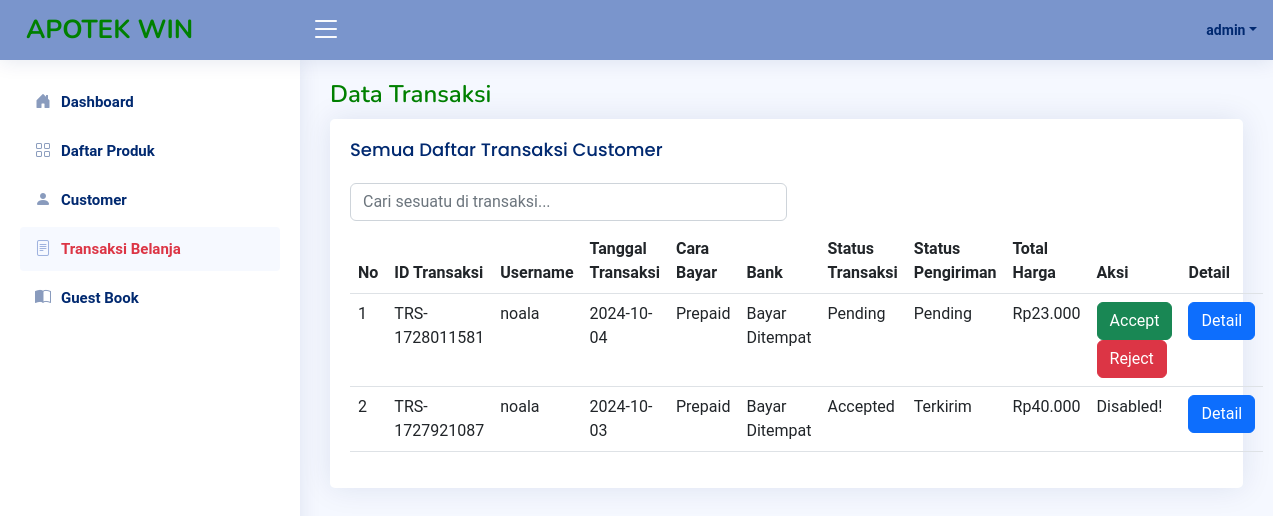
The app's page /Admin/viewTransaksi.php (signed in) with its own data.
### tables this page shows
CREATE TABLE `transaksi` (
  `idTransaksi` varchar(255) NOT NULL,
  `username` varchar(255) NOT NULL,
  `tanggalTransaksi` date NOT NULL,
  `caraBayar` enum('Prepaid','Postpaid') NOT NULL,
  `bank` varchar(255) NOT NULL,
  `statusTransaksi` enum('Pending','Accepted','Rejected','Cancelled') NOT NULL,
  `totalHarga` int(11) NOT NULL,
  `statusPengiriman` enum('Pending','Dalam Perjalanan','Terkirim','Dibatalkan') NOT NULL,
  `feedBack` varchar(255) DEFAULT NULL
);

### connect.php (called while the page is built, shortened)
<?php
$connect = mysqli_connect("localhost", "root", "", "onlineshop");
function query($query){
    global $connect;
    $result = mysqli_query($connect, $query);
    $rows = [];
    while ($row = mysqli_fetch_assoc($result)){
        $rows[] = $row;
    }
    return $rows;
}
?>

### Admin/viewTransaksi.php (the view, shortened to what this page needs)
<?php
require 'template/headerAdmin.php';
require 'template/sidebarAdmin.php';
$allTransaksi = query("SELECT * FROM transaksi ORDER BY idTransaksi DESC");
?>
<main id="main" class="main">
    <div class="pagetitle">
      <h1 class="text"style = "color:#008000">Data Transaksi</h1>
    </div>
<section class="section">
    <div class="row">
        <div class="">
          <div class="card">
            <div class="card-body">
              <h5 class="card-title">Semua Daftar Transaksi Customer</h5>
                <div class="col-md-6 mt-2 mb-2">
                  <input type="text" placeholder="Cari sesuatu di transaksi..." class="form-control" id="searchingTable">
                </div>
              <table class="table">
                <thead>
                  <tr>
                    <th scope="col">No</th>
                    <th scope="col">ID Transaksi</th>
                    <th scope="col">Username</th>
                    <th scope="col">Tanggal Transaksi</th>
                    <th scope="col">Cara Bayar</th>
                    <th scope="col">Bank</th>
                    <th scope="col">Status Transaksi</th>
                    <th scope="col">Status Pengiriman</th>
                    <th scope="col">Total Harga</th>
                    <th scope="col">Aksi</th>
                    <th scope="col">Detail</th>
                  </tr>
                </thead>
                <tbody>
                    <?php $i = 1; ?>
                    <?php foreach($allTransaksi as $transaksi) : ?>
                    <tr>
                        <td><?= $i; ?></td>
                        <td><?= $transaksi["idTransaksi"]; ?></td>
                        <td><?= $transaksi["username"]; ?></td>
                        <td><?= $transaksi["tanggalTransaksi"]; ?></td>
                        <td><?= $transaksi["caraBayar"]; ?></td>
                        <td><?= $transaksi["bank"]; ?></td>
                        <td><?= $transaksi["statusTransaksi"]; ?></td>
                        <td><?= $transaksi["statusPengiriman"]; ?></td>
                        <td>Rp<?= number_format($transaksi["totalHarga"], 0, ',', '.'); ?></td>
                        <td>
                            <?php if($transaksi["statusTransaksi"] == 'Accepted' || $transaksi["statusTransaksi"] == 'Rejected' || $transaksi["statusTransaksi"] == 'Cancelled') : ?>
                                Disabled!
                            <?php else : ?>
                                <a href="acceptTransaksi.php?idTransaksi=<?= $transaksi["idTransaksi"]; ?>" class="btn btn-success" onclick="return confirm('Yakin menerima pesanan dengan id <?= $transaksi["idTransaksi"]; ?>?');">Accept</a>
                                <a href="rejectTransaksi.php?idTransaksi=<?= $transaksi["idTransaksi"]; ?>" class="btn btn-danger" onclick="return confirm('Yakin menolak pesanan dengan id <?= $transaksi["idTransaksi"]; ?>?');">Reject</a>
                            <?php endif; ?>
                        </td>
                        <td>
                            <a href="cetakTransaksi.php?idTransaksi=<?= $transaksi["idTransaksi"]; ?> &username=<?= $transaksi["username"]; ?>" class="btn btn-primary">Detail</a>
                        </td>
                    </tr>
                    <?php $i++; ?>
                    <?php endforeach; ?>
                </tbody>
            </table>
        </div>
    </div>

### assets/css/style.css (style rules this page uses)
:root { scroll-behavior: smooth; --primary-color: #9fb3df; --secondary-color: #c7d4f2; --text-color: #2c3e50; --light-bg: #f5f8ff; --header-bg: #7a95cc; }
body { font-family: "Poppins", sans-serif; background: var(--light-bg); color: var(--text-color); }
a { color: var(--primary-color); text-decoration: none; }
h1, h2, h3, h4, h5, h6 { font-family: "Nunito", sans-serif; }
#main { margin-top: 60px; padding: 20px 30px; transition: all 0.3s; }
.pagetitle { margin-bottom: 10px; }
.pagetitle h1 { font-size: 24px; margin-bottom: 0; font-weight: 600; color: #012970; }
.card { margin-bottom: 30px; border: none; border-radius: 5px; box-shadow: 0px 0 30px rgba(1, 41, 112, 0.1); }
.card-title { padding: 20px 0 15px 0; font-size: 18px; font-weight: 500; color: #012970; font-family: "Poppins", sans-serif; }
.card-body { padding: 0 20px 20px 20px; }
@media (min-width: 1200px) { #main, #footer { margin-left: 300px; } }
* { padding: 0; margin: 0; box-sizing: border-box; font-family: "Roboto", sans-serif; }

### records on screen
transaksi: idTransaksi "TRS-1728011581", username "noala", tanggalTransaksi "2024-10-04", caraBayar "Prepaid", bank "Bayar Ditempat", statusTransaksi "Pending", statusPengiriman "Pending", totalHarga "23.000"
transaksi: idTransaksi "TRS-1727921087", username "noala", tanggalTransaksi "2024-10-03", caraBayar "Prepaid", bank "Bayar Ditempat", statusTransaksi "Accepted", statusPengiriman "Terkirim", totalHarga "40.000", shows "Disabled!"

### other values on screen
$userLogin "admin"
